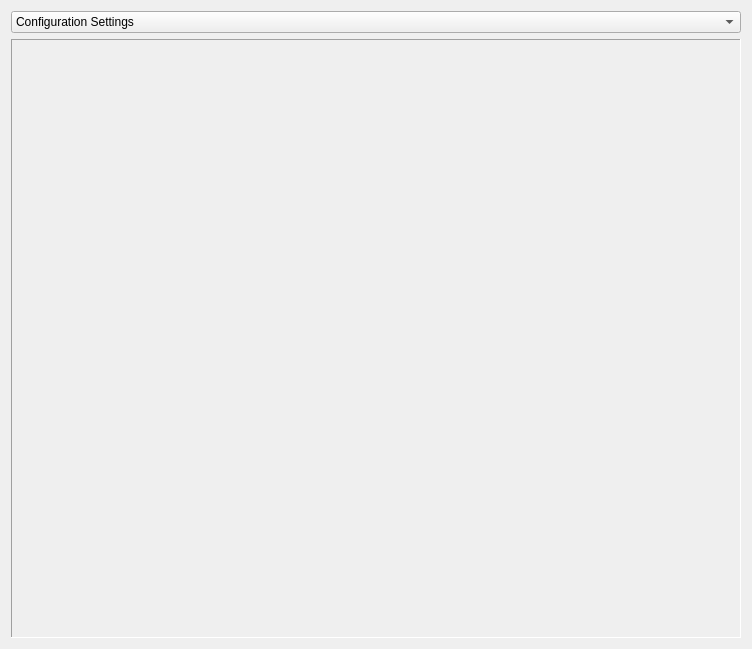
<?xml version="1.0" encoding="UTF-8"?>
<ui version="4.0">
 <class>configuration_widget</class>
 <widget class="QWidget" name="configuration_widget">
  <property name="geometry">
   <rect>
    <x>0</x>
    <y>0</y>
    <width>752</width>
    <height>632</height>
   </rect>
  </property>
  <property name="windowTitle">
   <string>Form</string>
  </property>
  <layout class="QGridLayout" name="gridLayout">
   <item row="0" column="1">
    <widget class="QComboBox" name="comboBox_page">
     <item>
      <property name="text">
       <string>Configuration Settings</string>
      </property>
     </item>
     <item>
      <property name="text">
       <string>Conductors</string>
      </property>
     </item>
     <item>
      <property name="text">
       <string>Buildings</string>
      </property>
     </item>
     <item>
      <property name="text">
       <string>Lead Types</string>
      </property>
     </item>
     <item>
      <property name="text">
       <string>Coatings</string>
      </property>
     </item>
     <item>
      <property name="text">
       <string>Energizations</string>
      </property>
     </item>
     <item>
      <property name="text">
       <string>Conductor Types</string>
      </property>
     </item>
     <item>
      <property name="text">
       <string>Cable Types</string>
      </property>
     </item>
     <item>
      <property name="text">
       <string>Computations</string>
      </property>
     </item>
     <item>
      <property name="text">
       <string>Profiles</string>
      </property>
     </item>
    </widget>
   </item>
   <item row="1" column="1">
    <widget class="QStackedWidget" name="stackedWidget_config">
     <property name="enabled">
      <bool>true</bool>
     </property>
     <property name="sizePolicy">
      <sizepolicy hsizetype="MinimumExpanding" vsizetype="MinimumExpanding">
       <horstretch>0</horstretch>
       <verstretch>0</verstretch>
      </sizepolicy>
     </property>
     <property name="autoFillBackground">
      <bool>false</bool>
     </property>
     <property name="frameShape">
      <enum>QFrame::Panel</enum>
     </property>
     <property name="frameShadow">
      <enum>QFrame::Sunken</enum>
     </property>
     <property name="currentIndex">
      <number>1</number>
     </property>
     <widget class="QWidget" name="page_settings">
      <layout class="QGridLayout" name="gridLayout_3">
       <item row="8" column="1">
        <widget class="QLineEdit" name="lineEdit_settings_profiles">
         <property name="enabled">
          <bool>false</bool>
         </property>
        </widget>
       </item>
       <item row="3" column="0">
        <widget class="QLabel" name="label_4">
         <property name="text">
          <string># of Lead Types</string>
         </property>
        </widget>
       </item>
       <item row="3" column="1">
        <widget class="QLineEdit" name="lineEdit_settings_lTypes">
         <property name="enabled">
          <bool>false</bool>
         </property>
        </widget>
       </item>
       <item row="7" column="1">
        <widget class="QLineEdit" name="lineEdit_settings_cbTypes">
         <property name="enabled">
          <bool>false</bool>
         </property>
        </widget>
       </item>
       <item row="5" column="1">
        <widget class="QLineEdit" name="lineEdit_settings_energizations">
         <property name="enabled">
          <bool>false</bool>
         </property>
        </widget>
       </item>
       <item row="6" column="0">
        <widget class="QLabel" name="label_7">
         <property name="text">
          <string># of Conductor Types</string>
         </property>
        </widget>
       </item>
       <item row="1" column="1">
        <widget class="QComboBox" name="comboBox_settings_units">
         <item>
          <property name="text">
           <string>Metric</string>
          </property>
         </item>
         <item>
          <property name="text">
           <string>Imperial</string>
          </property>
         </item>
        </widget>
       </item>
       <item row="2" column="1">
        <widget class="QComboBox" name="comboBox_settings_frequency">
         <item>
          <property name="text">
           <string>AC</string>
          </property>
         </item>
         <item>
          <property name="text">
           <string>DC</string>
          </property>
         </item>
        </widget>
       </item>
       <item row="0" column="1">
        <widget class="QLineEdit" name="lineEdit_settings_identifier"/>
       </item>
       <item row="4" column="1">
        <widget class="QLineEdit" name="lineEdit_settings_coatings">
         <property name="enabled">
          <bool>false</bool>
         </property>
        </widget>
       </item>
       <item row="6" column="1">
        <widget class="QLineEdit" name="lineEdit_settings_cTypes">
         <property name="enabled">
          <bool>false</bool>
         </property>
        </widget>
       </item>
       <item row="0" column="0">
        <widget class="QLabel" name="label">
         <property name="text">
          <string>Identifier</string>
         </property>
        </widget>
       </item>
       <item row="1" column="0">
        <widget class="QLabel" name="label_2">
         <property name="text">
          <string>Units</string>
         </property>
        </widget>
       </item>
       <item row="2" column="0">
        <widget class="QLabel" name="label_3">
         <property name="text">
          <string>Frequency</string>
         </property>
        </widget>
       </item>
       <item row="4" column="0">
        <widget class="QLabel" name="label_5">
         <property name="text">
          <string># of Coatings</string>
         </property>
        </widget>
       </item>
       <item row="5" column="0">
        <widget class="QLabel" name="label_6">
         <property name="text">
          <string># of Energizations</string>
         </property>
        </widget>
       </item>
       <item row="7" column="0">
        <widget class="QLabel" name="label_8">
         <property name="text">
          <string># of Cable Types</string>
         </property>
        </widget>
       </item>
       <item row="8" column="0">
        <widget class="QLabel" name="label_9">
         <property name="text">
          <string># of Profiles</string>
         </property>
        </widget>
       </item>
       <item row="9" column="1">
        <widget class="QPushButton" name="pushButton_save_conf">
         <property name="text">
          <string>Save Configuration</string>
         </property>
        </widget>
       </item>
      </layout>
     </widget>
     <widget class="QWidget" name="page_conductors">
      <layout class="QGridLayout" name="gridLayout_19">
       <item row="0" column="0">
        <widget class="QCustomPlot" name="cond_plot" native="true"/>
       </item>
      </layout>
     </widget>
     <widget class="QWidget" name="page_buildings">
      <widget class="QLabel" name="label_18">
       <property name="geometry">
        <rect>
         <x>190</x>
         <y>310</y>
         <width>46</width>
         <height>13</height>
        </rect>
       </property>
       <property name="text">
        <string>bbbbbbbbb</string>
       </property>
      </widget>
     </widget>
     <widget class="QWidget" name="page_lTypes">
      <layout class="QGridLayout" name="gridLayout_2">
       <item row="1" column="1">
        <spacer name="verticalSpacer">
         <property name="orientation">
          <enum>Qt::Vertical</enum>
         </property>
         <property name="sizeHint" stdset="0">
          <size>
           <width>20</width>
           <height>40</height>
          </size>
         </property>
        </spacer>
       </item>
       <item row="5" column="1">
        <spacer name="verticalSpacer_2">
         <property name="orientation">
          <enum>Qt::Vertical</enum>
         </property>
         <property name="sizeHint" stdset="0">
          <size>
           <width>20</width>
           <height>40</height>
          </size>
         </property>
        </spacer>
       </item>
       <item row="0" column="1">
        <widget class="QComboBox" name="comboBox_lTypes_chooser"/>
       </item>
       <item row="0" column="0">
        <widget class="QGroupBox" name="groupBox">
         <property name="sizePolicy">
          <sizepolicy hsizetype="Minimum" vsizetype="Minimum">
           <horstretch>0</horstretch>
           <verstretch>0</verstretch>
          </sizepolicy>
         </property>
         <property name="title">
          <string/>
         </property>
         <layout class="QGridLayout" name="gridLayout_4">
          <item row="0" column="0">
           <widget class="QPushButton" name="pushButton_new_lType">
            <property name="enabled">
             <bool>false</bool>
            </property>
            <property name="sizePolicy">
             <sizepolicy hsizetype="Minimum" vsizetype="Minimum">
              <horstretch>0</horstretch>
              <verstretch>0</verstretch>
             </sizepolicy>
            </property>
            <property name="text">
             <string>Add New..</string>
            </property>
           </widget>
          </item>
          <item row="1" column="0">
           <widget class="QPushButton" name="pushButton_remove_lType">
            <property name="enabled">
             <bool>true</bool>
            </property>
            <property name="sizePolicy">
             <sizepolicy hsizetype="Minimum" vsizetype="Minimum">
              <horstretch>0</horstretch>
              <verstretch>0</verstretch>
             </sizepolicy>
            </property>
            <property name="text">
             <string>Remove</string>
            </property>
           </widget>
          </item>
         </layout>
        </widget>
       </item>
       <item row="4" column="1">
        <widget class="QLineEdit" name="lineEdit_lType_name"/>
       </item>
       <item row="4" column="0">
        <widget class="QLabel" name="label_10">
         <property name="text">
          <string>Name</string>
         </property>
        </widget>
       </item>
       <item row="6" column="1">
        <widget class="QPushButton" name="pushButton_save_lType">
         <property name="text">
          <string>Save</string>
         </property>
        </widget>
       </item>
      </layout>
     </widget>
     <widget class="QWidget" name="page_coatings">
      <layout class="QGridLayout" name="gridLayout_6">
       <item row="0" column="1">
        <widget class="QComboBox" name="comboBox_coatings_chooser"/>
       </item>
       <item row="0" column="0">
        <widget class="QGroupBox" name="groupBox_2">
         <property name="sizePolicy">
          <sizepolicy hsizetype="Minimum" vsizetype="Minimum">
           <horstretch>0</horstretch>
           <verstretch>0</verstretch>
          </sizepolicy>
         </property>
         <property name="title">
          <string/>
         </property>
         <layout class="QGridLayout" name="gridLayout_5">
          <item row="0" column="0">
           <widget class="QPushButton" name="pushButton_new_coating">
            <property name="enabled">
             <bool>false</bool>
            </property>
            <property name="sizePolicy">
             <sizepolicy hsizetype="Minimum" vsizetype="Minimum">
              <horstretch>0</horstretch>
              <verstretch>0</verstretch>
             </sizepolicy>
            </property>
            <property name="text">
             <string>Add New..</string>
            </property>
           </widget>
          </item>
          <item row="1" column="0">
           <widget class="QPushButton" name="pushButton_remove_coating">
            <property name="enabled">
             <bool>true</bool>
            </property>
            <property name="sizePolicy">
             <sizepolicy hsizetype="Minimum" vsizetype="Minimum">
              <horstretch>0</horstretch>
              <verstretch>0</verstretch>
             </sizepolicy>
            </property>
            <property name="text">
             <string>Remove</string>
            </property>
           </widget>
          </item>
         </layout>
        </widget>
       </item>
       <item row="1" column="1">
        <spacer name="verticalSpacer_3">
         <property name="orientation">
          <enum>Qt::Vertical</enum>
         </property>
         <property name="sizeHint" stdset="0">
          <size>
           <width>20</width>
           <height>178</height>
          </size>
         </property>
        </spacer>
       </item>
       <item row="2" column="0">
        <widget class="QLabel" name="label_11">
         <property name="text">
          <string>Name</string>
         </property>
        </widget>
       </item>
       <item row="3" column="1">
        <spacer name="verticalSpacer_4">
         <property name="orientation">
          <enum>Qt::Vertical</enum>
         </property>
         <property name="sizeHint" stdset="0">
          <size>
           <width>20</width>
           <height>178</height>
          </size>
         </property>
        </spacer>
       </item>
       <item row="2" column="1">
        <widget class="QLineEdit" name="lineEdit_coating_name"/>
       </item>
       <item row="4" column="1">
        <widget class="QPushButton" name="pushButton_save_coating">
         <property name="text">
          <string>Save</string>
         </property>
        </widget>
       </item>
      </layout>
     </widget>
     <widget class="QWidget" name="page_energizations">
      <layout class="QGridLayout" name="gridLayout_8">
       <item row="5" column="1">
        <widget class="QSpinBox" name="spinBox_energization_magnitude">
         <property name="suffix">
          <string> (V)</string>
         </property>
         <property name="prefix">
          <string/>
         </property>
         <property name="maximum">
          <number>999000000</number>
         </property>
        </widget>
       </item>
       <item row="2" column="0">
        <widget class="QLabel" name="label_12">
         <property name="text">
          <string>Identification</string>
         </property>
        </widget>
       </item>
       <item row="6" column="0">
        <widget class="QLabel" name="label_21">
         <property name="text">
          <string>Angle</string>
         </property>
        </widget>
       </item>
       <item row="6" column="1">
        <widget class="QDoubleSpinBox" name="doubleSpinBox_energization_angle">
         <property name="suffix">
          <string> °</string>
         </property>
         <property name="decimals">
          <number>0</number>
         </property>
         <property name="minimum">
          <double>-360.000000000000000</double>
         </property>
         <property name="maximum">
          <double>360.000000000000000</double>
         </property>
        </widget>
       </item>
       <item row="1" column="1">
        <spacer name="verticalSpacer_5">
         <property name="orientation">
          <enum>Qt::Vertical</enum>
         </property>
         <property name="sizeHint" stdset="0">
          <size>
           <width>20</width>
           <height>126</height>
          </size>
         </property>
        </spacer>
       </item>
       <item row="0" column="1">
        <widget class="QComboBox" name="comboBox_energizations_chooser"/>
       </item>
       <item row="0" column="0">
        <widget class="QGroupBox" name="groupBox_3">
         <property name="sizePolicy">
          <sizepolicy hsizetype="Minimum" vsizetype="Minimum">
           <horstretch>0</horstretch>
           <verstretch>0</verstretch>
          </sizepolicy>
         </property>
         <property name="title">
          <string/>
         </property>
         <layout class="QGridLayout" name="gridLayout_7">
          <item row="0" column="0">
           <widget class="QPushButton" name="pushButton_new_energization">
            <property name="enabled">
             <bool>true</bool>
            </property>
            <property name="sizePolicy">
             <sizepolicy hsizetype="Minimum" vsizetype="Minimum">
              <horstretch>0</horstretch>
              <verstretch>0</verstretch>
             </sizepolicy>
            </property>
            <property name="text">
             <string>Add New..</string>
            </property>
           </widget>
          </item>
          <item row="1" column="0">
           <widget class="QPushButton" name="pushButton_remove_energization">
            <property name="enabled">
             <bool>true</bool>
            </property>
            <property name="sizePolicy">
             <sizepolicy hsizetype="Minimum" vsizetype="Minimum">
              <horstretch>0</horstretch>
              <verstretch>0</verstretch>
             </sizepolicy>
            </property>
            <property name="text">
             <string>Remove</string>
            </property>
           </widget>
          </item>
         </layout>
        </widget>
       </item>
       <item row="5" column="0">
        <widget class="QLabel" name="label_20">
         <property name="text">
          <string>Magnitude</string>
         </property>
        </widget>
       </item>
       <item row="2" column="1">
        <widget class="QLineEdit" name="lineEdit_energization_identification"/>
       </item>
       <item row="7" column="1">
        <spacer name="verticalSpacer_6">
         <property name="orientation">
          <enum>Qt::Vertical</enum>
         </property>
         <property name="sizeHint" stdset="0">
          <size>
           <width>20</width>
           <height>126</height>
          </size>
         </property>
        </spacer>
       </item>
       <item row="4" column="0">
        <widget class="QLabel" name="label_19">
         <property name="text">
          <string>Frequency</string>
         </property>
        </widget>
       </item>
       <item row="3" column="0">
        <widget class="QLabel" name="label_15">
         <property name="text">
          <string>Type</string>
         </property>
        </widget>
       </item>
       <item row="3" column="1">
        <widget class="QLineEdit" name="lineEdit_energization_type"/>
       </item>
       <item row="8" column="1">
        <widget class="QPushButton" name="pushButton_save_energization">
         <property name="text">
          <string>Save</string>
         </property>
        </widget>
       </item>
       <item row="4" column="1">
        <widget class="QComboBox" name="comboBox_energizations_frequency">
         <property name="currentText">
          <string>AC</string>
         </property>
         <property name="currentIndex">
          <number>0</number>
         </property>
         <item>
          <property name="text">
           <string>AC</string>
          </property>
         </item>
         <item>
          <property name="text">
           <string>DC</string>
          </property>
         </item>
        </widget>
       </item>
      </layout>
     </widget>
     <widget class="QWidget" name="page_cTypes">
      <layout class="QGridLayout" name="gridLayout_10">
       <item row="5" column="1">
        <widget class="QDoubleSpinBox" name="doubleSpinBox_cType_permeability">
         <property name="decimals">
          <number>0</number>
         </property>
         <property name="maximum">
          <double>999.000000000000000</double>
         </property>
        </widget>
       </item>
       <item row="2" column="0">
        <widget class="QLabel" name="label_22">
         <property name="text">
          <string>Type</string>
         </property>
        </widget>
       </item>
       <item row="3" column="0">
        <widget class="QLabel" name="label_13">
         <property name="text">
          <string>Name</string>
         </property>
        </widget>
       </item>
       <item row="1" column="1">
        <spacer name="verticalSpacer_7">
         <property name="orientation">
          <enum>Qt::Vertical</enum>
         </property>
         <property name="sizeHint" stdset="0">
          <size>
           <width>20</width>
           <height>139</height>
          </size>
         </property>
        </spacer>
       </item>
       <item row="0" column="1">
        <widget class="QComboBox" name="comboBox_cTypes_chooser"/>
       </item>
       <item row="0" column="0">
        <widget class="QGroupBox" name="groupBox_4">
         <property name="sizePolicy">
          <sizepolicy hsizetype="Minimum" vsizetype="Minimum">
           <horstretch>0</horstretch>
           <verstretch>0</verstretch>
          </sizepolicy>
         </property>
         <property name="title">
          <string/>
         </property>
         <layout class="QGridLayout" name="gridLayout_9">
          <item row="0" column="0">
           <widget class="QPushButton" name="pushButton_new_cType">
            <property name="enabled">
             <bool>true</bool>
            </property>
            <property name="sizePolicy">
             <sizepolicy hsizetype="Minimum" vsizetype="Minimum">
              <horstretch>0</horstretch>
              <verstretch>0</verstretch>
             </sizepolicy>
            </property>
            <property name="text">
             <string>Add New..</string>
            </property>
           </widget>
          </item>
          <item row="1" column="0">
           <widget class="QPushButton" name="pushButton_remove_cType">
            <property name="enabled">
             <bool>true</bool>
            </property>
            <property name="sizePolicy">
             <sizepolicy hsizetype="Minimum" vsizetype="Minimum">
              <horstretch>0</horstretch>
              <verstretch>0</verstretch>
             </sizepolicy>
            </property>
            <property name="text">
             <string>Remove</string>
            </property>
           </widget>
          </item>
         </layout>
        </widget>
       </item>
       <item row="2" column="1">
        <widget class="QLineEdit" name="lineEdit_cType_type">
         <property name="enabled">
          <bool>false</bool>
         </property>
        </widget>
       </item>
       <item row="6" column="1">
        <spacer name="verticalSpacer_8">
         <property name="orientation">
          <enum>Qt::Vertical</enum>
         </property>
         <property name="sizeHint" stdset="0">
          <size>
           <width>20</width>
           <height>139</height>
          </size>
         </property>
        </spacer>
       </item>
       <item row="3" column="1">
        <widget class="QLineEdit" name="lineEdit_cType_name"/>
       </item>
       <item row="5" column="0">
        <widget class="QLabel" name="label_24">
         <property name="text">
          <string>Permeability</string>
         </property>
        </widget>
       </item>
       <item row="4" column="0">
        <widget class="QLabel" name="label_23">
         <property name="text">
          <string>Resistivity</string>
         </property>
        </widget>
       </item>
       <item row="4" column="1">
        <widget class="QDoubleSpinBox" name="doubleSpinBox_cType_resistivity">
         <property name="maximum">
          <double>999.000000000000000</double>
         </property>
        </widget>
       </item>
       <item row="7" column="1">
        <widget class="QPushButton" name="pushButton_save_cType">
         <property name="text">
          <string>Save</string>
         </property>
        </widget>
       </item>
      </layout>
     </widget>
     <widget class="QWidget" name="page_cbTypes">
      <layout class="QGridLayout" name="gridLayout_12">
       <item row="1" column="1">
        <spacer name="verticalSpacer_9">
         <property name="orientation">
          <enum>Qt::Vertical</enum>
         </property>
         <property name="sizeHint" stdset="0">
          <size>
           <width>20</width>
           <height>178</height>
          </size>
         </property>
        </spacer>
       </item>
       <item row="2" column="1">
        <widget class="QLineEdit" name="lineEdit_cbType_name"/>
       </item>
       <item row="0" column="0">
        <widget class="QGroupBox" name="groupBox_5">
         <property name="sizePolicy">
          <sizepolicy hsizetype="Minimum" vsizetype="Minimum">
           <horstretch>0</horstretch>
           <verstretch>0</verstretch>
          </sizepolicy>
         </property>
         <property name="title">
          <string/>
         </property>
         <layout class="QGridLayout" name="gridLayout_11">
          <item row="0" column="0">
           <widget class="QPushButton" name="pushButton_new_cbType">
            <property name="enabled">
             <bool>true</bool>
            </property>
            <property name="sizePolicy">
             <sizepolicy hsizetype="Minimum" vsizetype="Minimum">
              <horstretch>0</horstretch>
              <verstretch>0</verstretch>
             </sizepolicy>
            </property>
            <property name="text">
             <string>Add New..</string>
            </property>
           </widget>
          </item>
          <item row="1" column="0">
           <widget class="QPushButton" name="pushButton_remove_cbType">
            <property name="enabled">
             <bool>true</bool>
            </property>
            <property name="sizePolicy">
             <sizepolicy hsizetype="Minimum" vsizetype="Minimum">
              <horstretch>0</horstretch>
              <verstretch>0</verstretch>
             </sizepolicy>
            </property>
            <property name="text">
             <string>Remove</string>
            </property>
           </widget>
          </item>
         </layout>
        </widget>
       </item>
       <item row="2" column="0">
        <widget class="QLabel" name="label_14">
         <property name="text">
          <string>Name</string>
         </property>
        </widget>
       </item>
       <item row="0" column="1">
        <widget class="QComboBox" name="comboBox_cbTypes_chooser"/>
       </item>
       <item row="3" column="1">
        <spacer name="verticalSpacer_10">
         <property name="orientation">
          <enum>Qt::Vertical</enum>
         </property>
         <property name="sizeHint" stdset="0">
          <size>
           <width>20</width>
           <height>178</height>
          </size>
         </property>
        </spacer>
       </item>
       <item row="4" column="1">
        <widget class="QPushButton" name="pushButton_save_cbType">
         <property name="text">
          <string>Save</string>
         </property>
        </widget>
       </item>
      </layout>
     </widget>
     <widget class="QWidget" name="page_computations">
      <layout class="QGridLayout" name="gridLayout_14">
       <item row="3" column="2">
        <widget class="QCheckBox" name="checkBox_comp_MAGNETIC">
         <property name="text">
          <string>MAGNETIC</string>
         </property>
        </widget>
       </item>
       <item row="1" column="0">
        <spacer name="horizontalSpacer">
         <property name="orientation">
          <enum>Qt::Horizontal</enum>
         </property>
         <property name="sizeType">
          <enum>QSizePolicy::MinimumExpanding</enum>
         </property>
         <property name="sizeHint" stdset="0">
          <size>
           <width>40</width>
           <height>20</height>
          </size>
         </property>
        </spacer>
       </item>
       <item row="0" column="2">
        <widget class="QCheckBox" name="checkBox_comp_GPR">
         <property name="text">
          <string>GPR</string>
         </property>
        </widget>
       </item>
       <item row="2" column="2">
        <widget class="QCheckBox" name="checkBox_comp_ELECTRIC">
         <property name="text">
          <string>ELECTRIC</string>
         </property>
        </widget>
       </item>
       <item row="1" column="2">
        <widget class="QCheckBox" name="checkBox_comp_POTENTIAL_SCALAR">
         <property name="text">
          <string>POTENTIAL-SCALAR</string>
         </property>
        </widget>
       </item>
       <item row="5" column="2">
        <widget class="QCheckBox" name="checkBox_comp_GRADIENT_SCALAR">
         <property name="text">
          <string>GRADIENT-SCALAR</string>
         </property>
         <property name="checkable">
          <bool>true</bool>
         </property>
         <property name="checked">
          <bool>false</bool>
         </property>
         <property name="autoRepeat">
          <bool>false</bool>
         </property>
         <property name="tristate">
          <bool>false</bool>
         </property>
        </widget>
       </item>
       <item row="4" column="2">
        <widget class="QCheckBox" name="checkBox_comp_VECTOR_POTENTIAL">
         <property name="text">
          <string>VECTOR-POTENTIAL</string>
         </property>
        </widget>
       </item>
       <item row="1" column="3">
        <spacer name="horizontalSpacer_2">
         <property name="orientation">
          <enum>Qt::Horizontal</enum>
         </property>
         <property name="sizeType">
          <enum>QSizePolicy::MinimumExpanding</enum>
         </property>
         <property name="sizeHint" stdset="0">
          <size>
           <width>40</width>
           <height>20</height>
          </size>
         </property>
        </spacer>
       </item>
      </layout>
     </widget>
     <widget class="QWidget" name="page_profiles">
      <layout class="QGridLayout" name="gridLayout_16">
       <item row="2" column="1">
        <spacer name="verticalSpacer_13">
         <property name="orientation">
          <enum>Qt::Vertical</enum>
         </property>
         <property name="sizeHint" stdset="0">
          <size>
           <width>20</width>
           <height>196</height>
          </size>
         </property>
        </spacer>
       </item>
       <item row="0" column="1" colspan="2">
        <widget class="QComboBox" name="comboBox_profiles_chooser"/>
       </item>
       <item row="0" column="0">
        <widget class="QGroupBox" name="groupBox_7">
         <property name="sizePolicy">
          <sizepolicy hsizetype="Minimum" vsizetype="Minimum">
           <horstretch>0</horstretch>
           <verstretch>0</verstretch>
          </sizepolicy>
         </property>
         <property name="title">
          <string/>
         </property>
         <layout class="QGridLayout" name="gridLayout_15">
          <item row="0" column="0">
           <widget class="QPushButton" name="pushButton_new_profile">
            <property name="enabled">
             <bool>true</bool>
            </property>
            <property name="sizePolicy">
             <sizepolicy hsizetype="Minimum" vsizetype="Minimum">
              <horstretch>0</horstretch>
              <verstretch>0</verstretch>
             </sizepolicy>
            </property>
            <property name="text">
             <string>Add New..</string>
            </property>
           </widget>
          </item>
          <item row="1" column="0">
           <widget class="QPushButton" name="pushButton_remove_profile">
            <property name="enabled">
             <bool>true</bool>
            </property>
            <property name="sizePolicy">
             <sizepolicy hsizetype="Minimum" vsizetype="Minimum">
              <horstretch>0</horstretch>
              <verstretch>0</verstretch>
             </sizepolicy>
            </property>
            <property name="text">
             <string>Remove</string>
            </property>
           </widget>
          </item>
         </layout>
        </widget>
       </item>
       <item row="3" column="1">
        <widget class="QGroupBox" name="groupBox_9">
         <property name="title">
          <string/>
         </property>
         <layout class="QGridLayout" name="gridLayout_17">
          <item row="2" column="0">
           <widget class="QDoubleSpinBox" name="doubleSpinBox_point_step_y">
            <property name="minimum">
             <double>-9999.000000000000000</double>
            </property>
            <property name="maximum">
             <double>9999.000000000000000</double>
            </property>
           </widget>
          </item>
          <item row="0" column="0">
           <widget class="QLabel" name="label_25">
            <property name="text">
             <string>Point Step</string>
            </property>
            <property name="alignment">
             <set>Qt::AlignCenter</set>
            </property>
           </widget>
          </item>
          <item row="3" column="0">
           <widget class="QDoubleSpinBox" name="doubleSpinBox_point_step_z">
            <property name="minimum">
             <double>-9999.000000000000000</double>
            </property>
            <property name="maximum">
             <double>9999.000000000000000</double>
            </property>
            <property name="value">
             <double>0.000000000000000</double>
            </property>
           </widget>
          </item>
          <item row="1" column="0">
           <widget class="QDoubleSpinBox" name="doubleSpinBox_point_step_x">
            <property name="minimum">
             <double>-9999.000000000000000</double>
            </property>
            <property name="maximum">
             <double>9999.000000000000000</double>
            </property>
           </widget>
          </item>
         </layout>
        </widget>
       </item>
       <item row="3" column="0">
        <widget class="QGroupBox" name="groupBox_8">
         <property name="title">
          <string/>
         </property>
         <layout class="QGridLayout" name="gridLayout_13">
          <item row="0" column="0">
           <widget class="QLabel" name="label_16">
            <property name="text">
             <string>Profile Start</string>
            </property>
            <property name="alignment">
             <set>Qt::AlignCenter</set>
            </property>
           </widget>
          </item>
          <item row="2" column="0">
           <widget class="QDoubleSpinBox" name="doubleSpinBox_profile_start_y">
            <property name="minimum">
             <double>-9999.000000000000000</double>
            </property>
            <property name="maximum">
             <double>9999.000000000000000</double>
            </property>
           </widget>
          </item>
          <item row="1" column="0">
           <widget class="QDoubleSpinBox" name="doubleSpinBox_profile_start_x">
            <property name="minimum">
             <double>-9999.000000000000000</double>
            </property>
            <property name="maximum">
             <double>9999.000000000000000</double>
            </property>
           </widget>
          </item>
          <item row="3" column="0">
           <widget class="QDoubleSpinBox" name="doubleSpinBox_profile_start_z">
            <property name="minimum">
             <double>-9999.000000000000000</double>
            </property>
            <property name="maximum">
             <double>9999.000000000000000</double>
            </property>
           </widget>
          </item>
         </layout>
        </widget>
       </item>
       <item row="3" column="2">
        <widget class="QGroupBox" name="groupBox_6">
         <property name="title">
          <string/>
         </property>
         <layout class="QGridLayout" name="gridLayout_18">
          <item row="3" column="0">
           <widget class="QDoubleSpinBox" name="doubleSpinBox_profile_step_z">
            <property name="minimum">
             <double>-9999.000000000000000</double>
            </property>
            <property name="maximum">
             <double>9999.000000000000000</double>
            </property>
           </widget>
          </item>
          <item row="0" column="0">
           <widget class="QLabel" name="label_26">
            <property name="text">
             <string>Profile Step</string>
            </property>
            <property name="alignment">
             <set>Qt::AlignCenter</set>
            </property>
           </widget>
          </item>
          <item row="2" column="0">
           <widget class="QDoubleSpinBox" name="doubleSpinBox_profile_step_y">
            <property name="minimum">
             <double>-9999.000000000000000</double>
            </property>
            <property name="maximum">
             <double>9999.000000000000000</double>
            </property>
           </widget>
          </item>
          <item row="1" column="0">
           <widget class="QDoubleSpinBox" name="doubleSpinBox_profile_step_x">
            <property name="minimum">
             <double>-9999.000000000000000</double>
            </property>
            <property name="maximum">
             <double>9999.000000000000000</double>
            </property>
           </widget>
          </item>
         </layout>
        </widget>
       </item>
       <item row="6" column="1">
        <spacer name="verticalSpacer_14">
         <property name="orientation">
          <enum>Qt::Vertical</enum>
         </property>
         <property name="sizeHint" stdset="0">
          <size>
           <width>20</width>
           <height>86</height>
          </size>
         </property>
        </spacer>
       </item>
       <item row="4" column="0">
        <widget class="QLabel" name="label_27">
         <property name="text">
          <string>Number of Points</string>
         </property>
         <property name="alignment">
          <set>Qt::AlignCenter</set>
         </property>
        </widget>
       </item>
       <item row="5" column="0">
        <widget class="QLabel" name="label_28">
         <property name="text">
          <string>Number of Profiles</string>
         </property>
         <property name="alignment">
          <set>Qt::AlignCenter</set>
         </property>
        </widget>
       </item>
       <item row="5" column="1" colspan="2">
        <widget class="QSpinBox" name="spinBox_number_profiles">
         <property name="minimum">
          <number>-9999</number>
         </property>
         <property name="maximum">
          <number>9999</number>
         </property>
        </widget>
       </item>
       <item row="4" column="1" colspan="2">
        <widget class="QSpinBox" name="spinBox_number_points">
         <property name="minimum">
          <number>-9999</number>
         </property>
         <property name="maximum">
          <number>9999</number>
         </property>
        </widget>
       </item>
       <item row="7" column="1" colspan="2">
        <widget class="QPushButton" name="pushButton_save_profile">
         <property name="text">
          <string>Save</string>
         </property>
        </widget>
       </item>
      </layout>
     </widget>
    </widget>
   </item>
  </layout>
 </widget>
 <customwidgets>
  <customwidget>
   <class>QCustomPlot</class>
   <extends>QWidget</extends>
   <header>lib/qcustomplot.h</header>
   <container>1</container>
  </customwidget>
 </customwidgets>
 <resources/>
 <connections/>
</ui>
